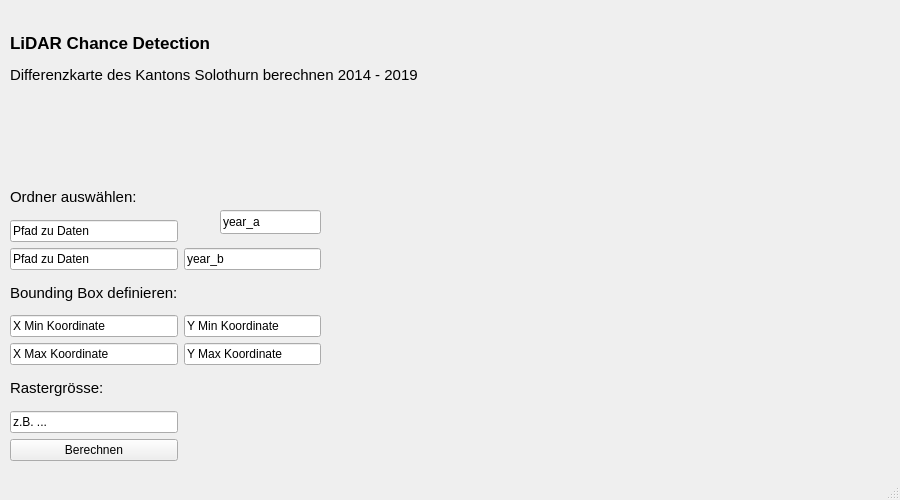
<?xml version="1.0" encoding="UTF-8"?>
<ui version="4.0">
 <class>LiDARChanceDetection</class>
 <widget class="QMainWindow" name="LiDARChanceDetection">
  <property name="geometry">
   <rect>
    <x>0</x>
    <y>0</y>
    <width>900</width>
    <height>500</height>
   </rect>
  </property>
  <property name="windowTitle">
   <string>LiDAR Chance Detection</string>
  </property>
  <widget class="QWidget" name="centralwidget">
   <widget class="QWidget" name="verticalLayoutWidget">
    <property name="geometry">
     <rect>
      <x>10</x>
      <y>30</y>
      <width>488</width>
      <height>58</height>
     </rect>
    </property>
    <layout class="QVBoxLayout" name="verticalLayout">
     <item>
      <widget class="QLabel" name="title">
       <property name="font">
        <font>
         <pointsize>13</pointsize>
         <weight>75</weight>
         <bold>true</bold>
        </font>
       </property>
       <property name="text">
        <string>LiDAR Chance Detection</string>
       </property>
       <property name="margin">
        <number>0</number>
       </property>
       <property name="indent">
        <number>-1</number>
       </property>
      </widget>
     </item>
     <item>
      <widget class="QLabel" name="description">
       <property name="font">
        <font>
         <pointsize>11</pointsize>
        </font>
       </property>
       <property name="text">
        <string>Differenzkarte des Kantons Solothurn berechnen 2014 - 2019</string>
       </property>
      </widget>
     </item>
    </layout>
   </widget>
   <widget class="QWidget" name="gridLayoutWidget">
    <property name="geometry">
     <rect>
      <x>10</x>
      <y>180</y>
      <width>311</width>
      <height>281</height>
     </rect>
    </property>
    <layout class="QGridLayout" name="user_interface">
     <item row="7" column="0">
      <widget class="QLineEdit" name="rastersize">
       <property name="text">
        <string>z.B. ...</string>
       </property>
      </widget>
     </item>
     <item row="4" column="0">
      <widget class="QLineEdit" name="x_coord_min">
       <property name="text">
        <string>X Min Koordinate</string>
       </property>
      </widget>
     </item>
     <item row="2" column="0">
      <widget class="QLineEdit" name="pfad_b">
       <property name="text">
        <string>Pfad zu Daten</string>
       </property>
      </widget>
     </item>
     <item row="3" column="0">
      <widget class="QLabel" name="bb_def">
       <property name="font">
        <font>
         <pointsize>11</pointsize>
         <weight>50</weight>
         <bold>false</bold>
        </font>
       </property>
       <property name="text">
        <string>Bounding Box definieren:</string>
       </property>
      </widget>
     </item>
     <item row="6" column="0">
      <widget class="QLabel" name="bb_def_2">
       <property name="font">
        <font>
         <pointsize>11</pointsize>
         <weight>50</weight>
         <bold>false</bold>
        </font>
       </property>
       <property name="text">
        <string>Rastergrösse:</string>
       </property>
      </widget>
     </item>
     <item row="1" column="0">
      <widget class="QLineEdit" name="pfad_a">
       <property name="text">
        <string>Pfad zu Daten</string>
       </property>
      </widget>
     </item>
     <item row="5" column="0">
      <widget class="QLineEdit" name="x_coord_max">
       <property name="text">
        <string>X Max Koordinate</string>
       </property>
      </widget>
     </item>
     <item row="5" column="1">
      <widget class="QLineEdit" name="y_coord_max">
       <property name="text">
        <string>Y Max Koordinate</string>
       </property>
      </widget>
     </item>
     <item row="4" column="1">
      <widget class="QLineEdit" name="y_coord_min">
       <property name="text">
        <string>Y Min Koordinate</string>
       </property>
      </widget>
     </item>
     <item row="0" column="0">
      <widget class="QLabel" name="dat_def">
       <property name="font">
        <font>
         <pointsize>11</pointsize>
        </font>
       </property>
       <property name="text">
        <string>Ordner auswählen:</string>
       </property>
      </widget>
     </item>
     <item row="8" column="0">
      <widget class="QPushButton" name="berechnen">
       <property name="text">
        <string>Berechnen</string>
       </property>
      </widget>
     </item>
     <item row="2" column="1">
      <widget class="QLineEdit" name="year_b">
       <property name="text">
        <string>year_b</string>
       </property>
      </widget>
     </item>
    </layout>
   </widget>
   <widget class="QLineEdit" name="year_a">
    <property name="geometry">
     <rect>
      <x>220</x>
      <y>210</y>
      <width>101</width>
      <height>24</height>
     </rect>
    </property>
    <property name="text">
     <string>year_a</string>
    </property>
   </widget>
  </widget>
  <widget class="QStatusBar" name="statusbar"/>
 </widget>
 <resources/>
 <connections/>
</ui>
